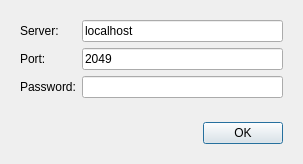
<?xml version="1.0" encoding="UTF-8"?>
<ui version="4.0">
 <class>PrivateServerDialog</class>
 <widget class="QDialog" name="PrivateServerDialog">
  <property name="windowModality">
   <enum>Qt::ApplicationModal</enum>
  </property>
  <property name="geometry">
   <rect>
    <x>0</x>
    <y>0</y>
    <width>303</width>
    <height>155</height>
   </rect>
  </property>
  <property name="windowTitle">
   <string>Connecting in private Ninjam server ...</string>
  </property>
  <property name="modal">
   <bool>true</bool>
  </property>
  <layout class="QVBoxLayout" name="verticalLayout">
   <item>
    <widget class="QWidget" name="widget" native="true">
     <layout class="QFormLayout" name="formLayout">
      <item row="0" column="0">
       <widget class="QLabel" name="label">
        <property name="text">
         <string>Server:</string>
        </property>
       </widget>
      </item>
      <item row="0" column="1">
       <widget class="QLineEdit" name="serverTextField">
        <property name="text">
         <string>localhost</string>
        </property>
       </widget>
      </item>
      <item row="2" column="0">
       <widget class="QLabel" name="label_2">
        <property name="toolTip">
         <string>leave blank to connect as annonymous</string>
        </property>
        <property name="text">
         <string>Password:</string>
        </property>
       </widget>
      </item>
      <item row="2" column="1">
       <widget class="QLineEdit" name="passwordTextField">
        <property name="toolTip">
         <string>leave blank to connect as annonymous</string>
        </property>
       </widget>
      </item>
      <item row="1" column="0">
       <widget class="QLabel" name="label_3">
        <property name="text">
         <string>Port:</string>
        </property>
       </widget>
      </item>
      <item row="1" column="1">
       <widget class="QLineEdit" name="serverPortTextField">
        <property name="text">
         <string>2049</string>
        </property>
       </widget>
      </item>
     </layout>
    </widget>
   </item>
   <item>
    <widget class="QWidget" name="widget_2" native="true">
     <layout class="QHBoxLayout" name="horizontalLayout">
      <item>
       <spacer name="horizontalSpacer">
        <property name="orientation">
         <enum>Qt::Horizontal</enum>
        </property>
        <property name="sizeHint" stdset="0">
         <size>
          <width>40</width>
          <height>20</height>
         </size>
        </property>
       </spacer>
      </item>
      <item>
       <widget class="QPushButton" name="okButton">
        <property name="text">
         <string>OK</string>
        </property>
       </widget>
      </item>
     </layout>
    </widget>
   </item>
  </layout>
 </widget>
 <tabstops>
  <tabstop>serverTextField</tabstop>
  <tabstop>serverPortTextField</tabstop>
  <tabstop>passwordTextField</tabstop>
  <tabstop>okButton</tabstop>
 </tabstops>
 <resources/>
 <connections/>
</ui>
